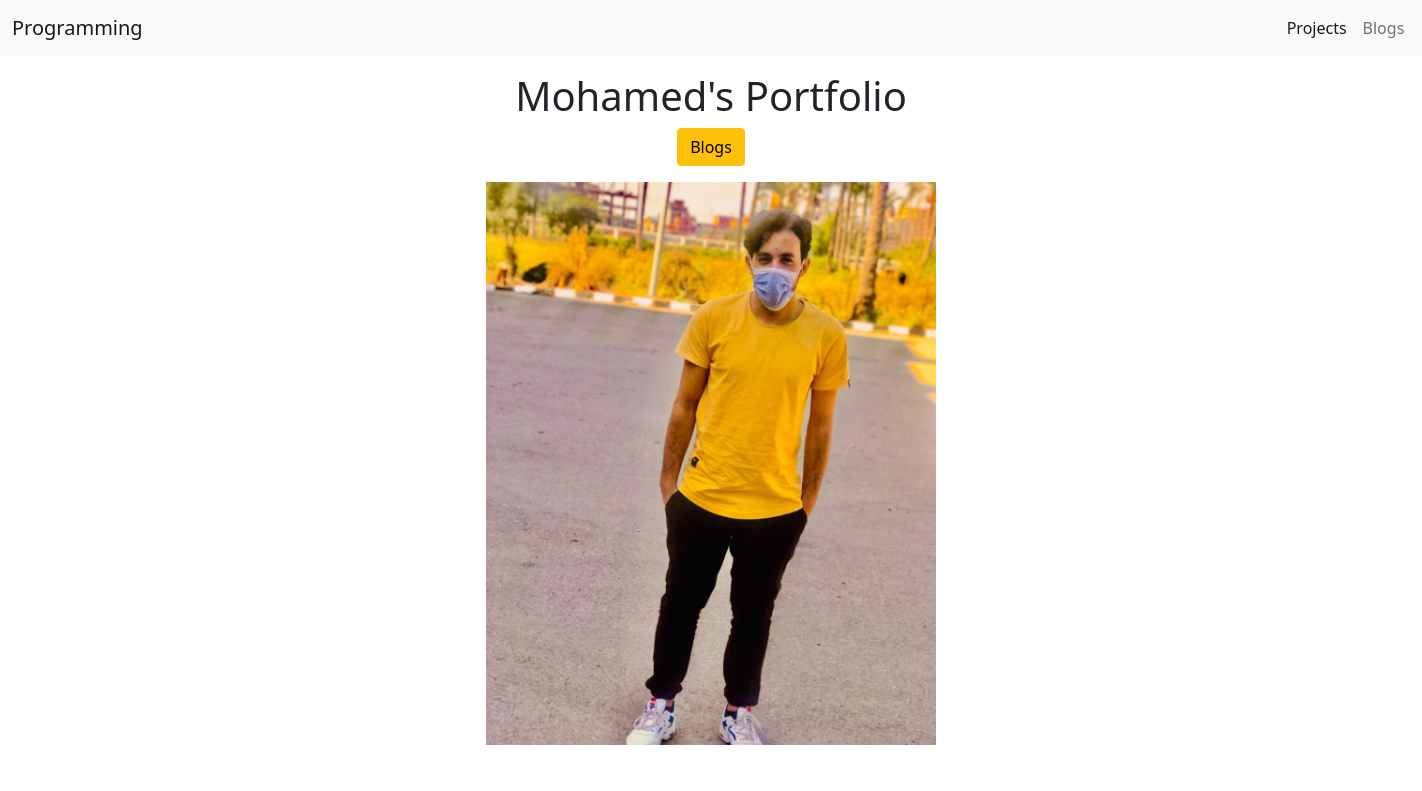
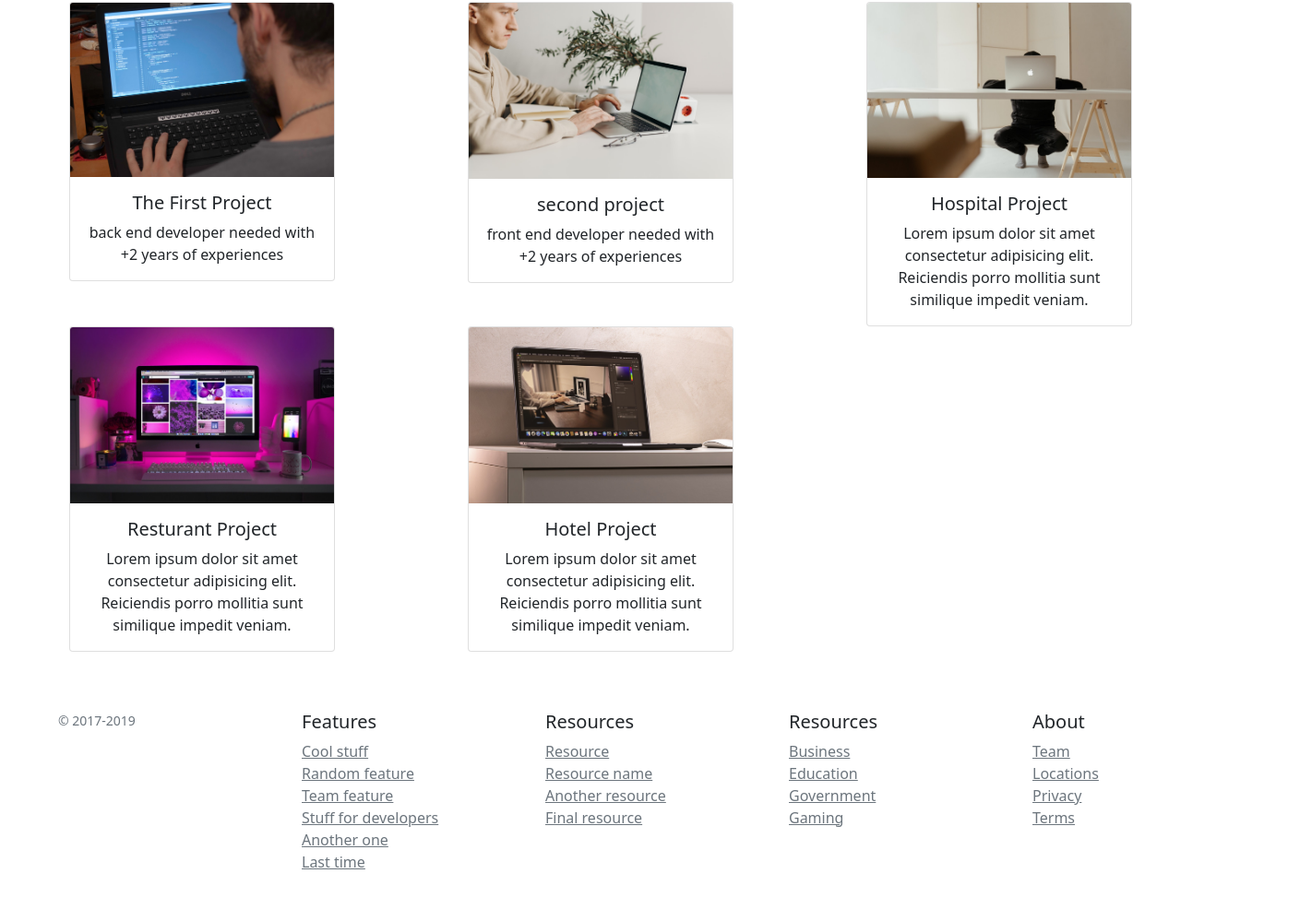
The page /portfolio/ on the database its author committed (2 pictures, top to bottom).
### portfolio/models.py (models this page shows)
class Project(models.Model):
   title = models.CharField(max_length=100)
   description = models.CharField(max_length=250)
   image = models.ImageField(upload_to='portfolio/images/')
   url = models.URLField(blank=True)
   def __str__(self):
      return self.title

### portfolio/views.py (the view)
# urls.py: path('',views.home,name='home'),
def home(request):
   projects = Project.objects.all()
   return render(request,'portfolio/home.html',{
      'projects':projects,
   })

### portfolio/templates/portfolio/home.html (shortened to what this page needs)
{% extends 'base.html' %}
{% load static %}
{% block content %}
<div class="container text-center">
   <h1 class="mt-3">Mohamed's Portfolio</h1>
   <a href="{% url 'blog:all-blogs' %}" class="btn btn-warning mb-3">Blogs</a>
   <br>
   <img src="{% static 'portfolio/myname.jpg' %}" width="450"/>
   <br>
   <div class="container mt-5 mb-3">
      <div class="row">
         {% for project in projects %}
            <div class="col-md-4">
                  <div class="card" style="width: 18rem;">
                     <img src="{{project.image.url}}" class="card-img-top" alt="...">
                     <div class="card-body">
                     <h5 class="card-title">{{project}}</h5>
                     <p class="card-text">{{project.description}}</p>
                     </div>
                  </div>
            </div>
         {% endfor %}
      </div>
   </div>
</div>
   {% endblock content %}

### templates/base.html (shortened to what this page needs)
<!doctype html>
<html lang="en">
  <head>
    <link href="https://cdn.jsdelivr.net/npm/bootstrap@5.1.1/dist/css/bootstrap.min.css" rel="stylesheet">
  </head>
  <body>
   <nav class="navbar navbar-expand-lg navbar-light bg-light">
      <div class="container-fluid">
        <a class="navbar-brand" href="{% url 'portfolio:home' %}">Programming</a>
        <div class="collapse navbar-collapse " style="margin-left: 70rem;" id="navbarSupportedContent">
          <ul class="navbar-nav me-auto mb-2 mb-lg-0 ">
            <li class="nav-item">
              <a class="nav-link active" aria-current="page" href="{% url 'portfolio:home' %}">Projects</a>
            </li>
            <li class="nav-item">
              <a class="nav-link" href="{% url 'blog:all-blogs' %}">Blogs</a>
            </li>
          </ul>
        </div>
      </div>
    </nav>
   {% block content %}
   {% endblock content %}
   <footer class="container py-5">
      <div class="row">
        <div class="col-12 col-md">
          <small class="d-block mb-3 text-muted">&copy; 2017-2019</small>
        </div>
        <div class="col-6 col-md">
          <h5>Features</h5>
          <ul class="list-unstyled text-small">
            <li><a class="text-muted" href="#">Cool stuff</a></li>
            <li><a class="text-muted" href="#">Random feature</a></li>
            <li><a class="text-muted" href="#">Team feature</a></li>
            <li><a class="text-muted" href="#">Stuff for developers</a></li>
            <li><a class="text-muted" href="#">Another one</a></li>
            <li><a class="text-muted" href="#">Last time</a></li>
          </ul>
        </div>
        <div class="col-6 col-md">
          <h5>Resources</h5>
          <ul class="list-unstyled text-small">
            <li><a class="text-muted" href="#">Resource</a></li>
            <li><a class="text-muted" href="#">Resource name</a></li>
            <li><a class="text-muted" href="#">Another resource</a></li>
            <li><a class="text-muted" href="#">Final resource</a></li>
          </ul>
        </div>
        <div class="col-6 col-md">
          <h5>Resources</h5>
          <ul class="list-unstyled text-small">
            <li><a class="text-muted" href="#">Business</a></li>
            <li><a class="text-muted" href="#">Education</a></li>
            <li><a class="text-muted" href="#">Government</a></li>
            <li><a class="text-muted" href="#">Gaming</a></li>
          </ul>
        </div>
        <div class="col-6 col-md">
          <h5>About</h5>
          <ul class="list-unstyled text-small">
            <li><a class="text-muted" href="#">Team</a></li>
            <li><a class="text-muted" href="#">Locations</a></li>
            <li><a class="text-muted" href="#">Privacy</a></li>
            <li><a class="text-muted" href="#">Terms</a></li>
          </ul>
        </div>
      </div>
    </footer>
  </body>
</html>

### rows shown on the page
Project: image (picture), title "The First Project", description "back end developer needed with +2 years of experiences"
Project: image (picture), title "second project", description "front end developer needed with +2 years of experiences"
Project: image (picture), title "Hospital Project", description "Lorem ipsum dolor sit amet consectetur adipisicing elit. Reiciendis porro mollitia sunt similique impedit veniam."
Project: image (picture), title "Resturant Project", description "Lorem ipsum dolor sit amet consectetur adipisicing elit. Reiciendis porro mollitia sunt similique impedit veniam."
Project: image (picture), title "Hotel Project", description "Lorem ipsum dolor sit amet consectetur adipisicing elit. Reiciendis porro mollitia sunt similique impedit veniam."
